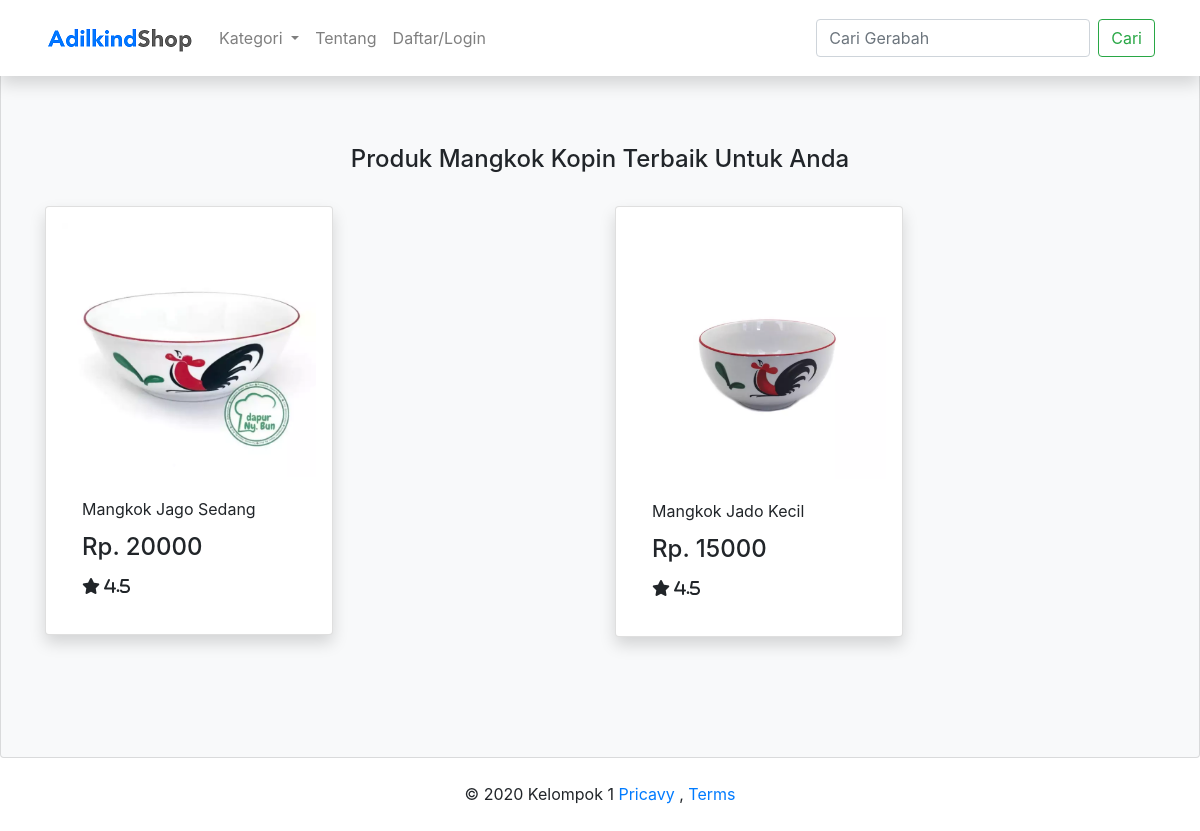
The page /public/home/kategori/2 on the database its author committed.
### tables this page shows
CREATE TABLE `tb_gerabah` (
  `idgerabah` int(5) NOT NULL,
  `id_jenis` int(5) NOT NULL,
  `jenis` varchar(15) NOT NULL,
  `foto_gerabah` varchar(25) NOT NULL,
  `nama_gerabah` varchar(25) NOT NULL,
  `harga` int(6) NOT NULL,
  `stok` int(3) NOT NULL
);

### app/core/Controller.php (called while the page is built, shortened)
<?php
    class Controller{
        public function view($view, $data = []){
            require_once '../app/views/' . $view . '.php';
        }
        public function model($model){
            return new $model;
        }
    }

### app/core/App.php (called while the page is built, shortened)
<?php
    class App{
        protected $method = 'index';
        protected $params = [];
        public function __construct(){
            $url = $this->parseURL();
            if(file_exists('../app/controllers/' . $url[0] . '.php')){
                unset($url[0]);
            }
            $this->controller = new $this->controller;
            if(isset($url[1])){
                if(method_exists($this->controller, $url[1])){
                    $this->method = $url[1];
                    unset($url[1]);
                }
            }
            if(!empty($url)){
            $this->params = array_values($url);
            }
                call_user_func_array([$this->controller, $this->method], $this->params);
            }
            public function parseURL(){
                if( isset($_GET['url'])){
                $url = rtrim($_GET['url'], '/');
                $url = filter_var($url, FILTER_SANITIZE_URL);
                $url = explode('/',$url);
                return $url;
            }
        }
    }

### public/index.php (called while the page is built, shortened)
<?php
$app = new App;

### app/core/Database.php (called while the page is built, shortened)
<?php
    class Database{
        private $host = DB_HOST;
        private $user = DB_USER;
        private $pass = DB_PASS;
        private $dbnm = DB_NAME;
        private $dbh;
        private $stmt;
        public function __construct() {
            $dsn = 'mysql:host='. $this->host .';dbname='. $this->dbnm;
            $option = [
                PDO::ATTR_PERSISTENT => true,
                PDO::ATTR_ERRMODE => PDO::ERRMODE_EXCEPTION
            ];
            try{
                $this->dbh = new PDO($dsn,$this->user,$this->pass, $option);
            }catch(PDOException $e){
                die($e->getMessage());
            }
        }
        public function query($query)
        {
            $this->stmt = $this->dbh->prepare($query);
        }
        public function bind($param, $value, $type = null){
            if(is_null($type)){
                switch (true) {
                default:
                    $type = PDO::PARAM_STR;
                }
            }
            $this->stmt->bindValue($param, $value, $type);
        }
        public function execute(){
            $this->stmt->execute();
        }
        public function resultSet()
        {
            $this->execute();
            return $this->stmt->fetchAll(PDO::FETCH_ASSOC);
        }
    }
?>

### app/models/Home_model.php (called while the page is built, shortened)
<?php
    class Home_model{
        private $table = 'tb_gerabah';
        private $db;
        public function __construct(){
            $this->db = new Database;
        }
        public function getDataByJenis($idjenis){
            $this->db->query('SELECT * FROM ' . $this->table . ' WHERE id_jenis=:idjenis');
            $this->db->bind('idjenis', $idjenis);
            return $this->db->resultSet();
        }
    }

### app/views/home/mangkok.php (the view)
<section id="card" class="card bg-light py-4 mt-4">
  <div class="container mb-4 pt-5">
    <div class="col text-center pb-4 pt-4">
      <h4>Produk Mangkok Kopin Terbaik Untuk Anda</h4>
    </div>
    <div class="row mb-4">
      <?php foreach ($data['id_jenis'] as $jenis) :?>
        <div class="col-md">
          <div class="card shadow p-3 mb-5" style="width: 18rem;">
            <a href="<?= BASEURL; ?>/home/detail/<?= $jenis['idgerabah'] ?>"><img class="card-img-top" src="<?= BASEURL ?>/img/<?= $jenis['foto_gerabah']; ?>" alt="Card image cap" width="300px"></a>
            <div class="card-body">
              <p class="card-title"><?= $jenis['nama_gerabah']?></p>
              <h4 class="card-title">Rp. <?= $jenis['harga']?></h4>
              <i class="fas fa-star"> 4.5</i>
            </div>
        </div>
        </div>
        <?php endforeach; ?>
    </div>
</section>

### app/views/templates/header.php (style rules this page uses)
section { min-height: 420px; }

### rows shown on the page
tb_gerabah: foto_gerabah (picture), nama_gerabah "Mangkok Jago Sedang", harga "20000"
tb_gerabah: foto_gerabah (picture), nama_gerabah "Mangkok Jado Kecil", harga "15000"
